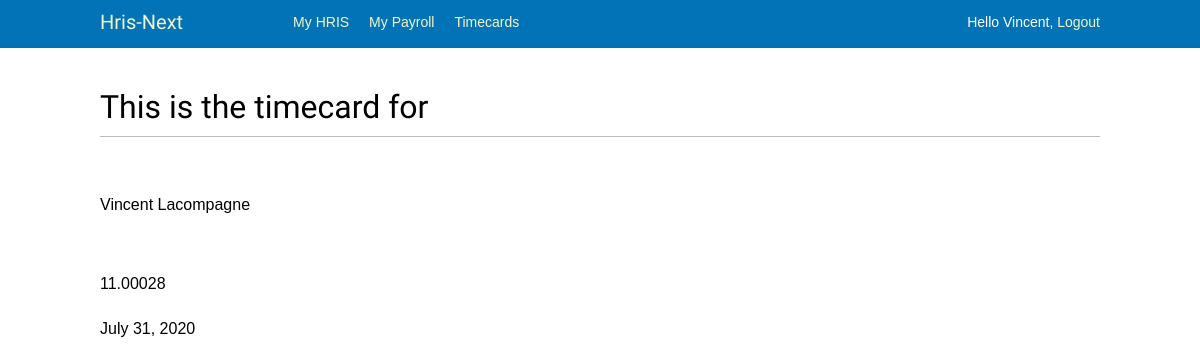
Page /timecards/2/ (signed in) on the committed database.
### timecards/models.py (models this page shows, shortened)
class Allcards(models.Model):
    employee_number = models.ForeignKey('hris.Employee',on_delete=models.CASCADE)
    clocked_in = models.DateTimeField()
    clocked_out = models.DateTimeField()
    out_date = models.DateField(blank=True, null=True, default = '')
    in_date = models.DateField(blank=True, null=True, default = '')
    worked_hours = models.DecimalField(max_digits = 16, decimal_places = 5, default = '0')
    @property
    def get_out_date(self):
        if self.clocked_out:
            return self.clocked_out.date()

### hris/models.py (models this page shows, shortened)
class Employee(models.Model):
    first_name = models.CharField(max_length=50, help_text='Enter employee\'s first name')
    last_name = models.CharField(max_length=50, help_text='Enter employee\'s last name')
    birthdate = models.DateField()
    sin_number = models.IntegerField()
    salary = models.DecimalField(max_digits = 16, decimal_places = 5)
    employee_number = models.IntegerField()
    hire_date = models.DateField()
    street_no = models.CharField(max_length=10, default=' ',help_text='Enter employee\'s address')
    street_name = models.CharField(max_length=50, default=' ',help_text='Enter employee\'s address')
    city = models.CharField(max_length=50, default=' ', help_text='Enter employee\'s address')
    post_code = models.CharField(max_length=7, default=' ',help_text='Enter employee\'s postal code')
    def __str__(self):
        return self.first_name + " " + self.last_name
    class Meta:
        ordering = ['last_name', 'first_name','birthdate']

### timecards/views.py (the view)
# urls.py: path('<int:allcards_id>/', views.detail, name='allcards-detail'),
def detail(request, allcards_id):
    try:
        timecard = Allcards.objects.get(pk=allcards_id)
    except Allcards.DoesNotExist:
        raise Http404("Question does not exist")
    return render(request, 'timecards/detail.html', {'timecard': timecard})

### timecards/templates/timecards/detail.html (shortened to what this page needs)
{% extends "base_generic.html" %}
{% block content %}
<h1> This is the timecard for </h1>
<br>
<p>{{ timecard.employee_number }}</p>
<p>{{ timecard.worked_hours }} </p>
<p>{{ timecard.get_out_date }} </p>
<br>
{% endblock %}

### templates/base_generic.html (shortened to what this page needs)
{% load static %}
<!DOCTYPE html>
<html>
<head>
  <link href="{% static "css/base.css" %}" rel="stylesheet">
</head>
<body>
  <div id="header">
    <span class="logo" <a href="{% url 'hris:index' %}">Hris-Next</span>
    {% if request.user.is_authenticated %}
      <ul class="menu">
        <li {% if section == "hris" %}class="selected"{% endif %}>
          <a href="{% url "hris:index" %}">My HRIS</a>
        </li>
        <li {% if section == "payroll" %}class="selected"{% endif %}>
          <a href="{% url "payroll:index" %}">My Payroll</a>
        </li>
        <li {% if section == "timecards" %}class="selected"{% endif %}>
          <a href="{% url "timecards:allcards-list" %}"> Timecards</a>
        </li>
      </ul>
    {% endif %}
    <span class="user">
      {% if request.user.is_authenticated %}
        Hello {{ request.user.first_name }},
        <a href="{% url "logout" %}">Logout</a>
      {% else %}
        <a href="{% url "login" %}">Log-in</a>
      {% endif %}
    </span>
  </div>
  <div id="content">
    {% block content %}
    {% endblock %}
  </div>
</body>
</html>

### static/css/base.css (style rules this page uses)
body { margin:0; padding:0; font-family:helvetica, sans-serif; }
p { line-height: 1.8; }
a { color:#0273B6; text-decoration:none; }
h1, h2, h3, h4, h5 , h6 { font-family: 'Muli', sans-serif; font-weight:normal; }
h1 { border-bottom:1px solid #bbb; padding:0 0 10px 0; margin:10px 0 20px 0; }
#header { padding:10px 100px; font-size:14px; background:#0273B6; color:#fff; border-bottom:4px solid #0272B6; overflow:auto; }
#header .logo { font-family: 'Muli', sans-serif; float:left; color:#f3f7cc; font-size:20px; margin-right:10%; }
#header ul.menu { list-style:none; float:left; margin:0; padding:0; }
#header ul.menu li { float:left; padding:4px 10px; }
#header a { color:#f3f7cc; }
#header .user { float:right; padding-top:4px; }
#content { padding:30px 100px; }

### rows in the picture
Allcards: employee_number "Vincent Lacompagne", worked_hours "11.00028", get_out_date "July 31, 2020"

### other values in the picture
{{ request.user.first_name }} "Vincent"
